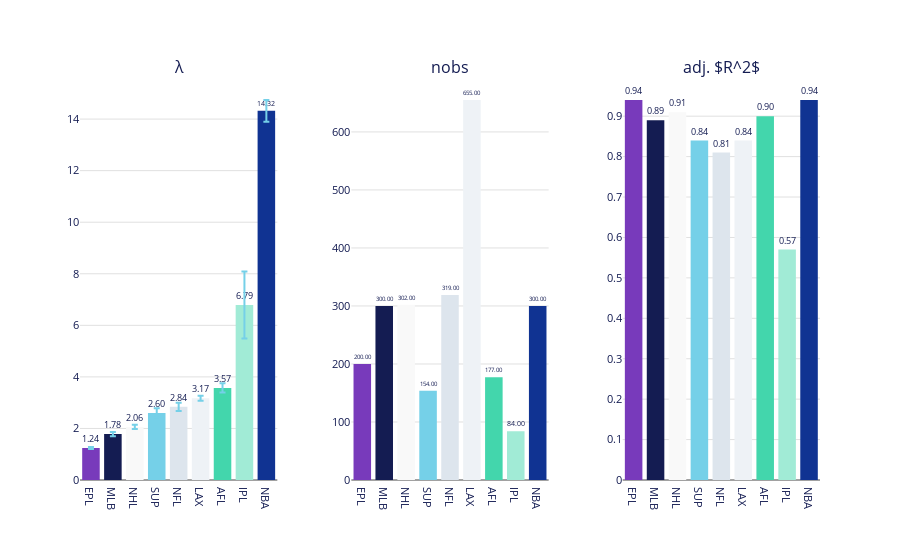

Here is the notebook cell this chart was saved with:
### Markdown cell above
### Figure 3a -- 2010 to 2019

### Code cell
# Prepare data for interactive Plotly version with error bars
ols_melted = ols.melt(['LEAGUE'])
# Add error column - only λ has error bars (2 * standard error)
ols_melted['error'] = ols_melted.apply(lambda row: 
    ols.loc[ols['LEAGUE'] == row['LEAGUE'], 'λ se'].iloc[0] * 2 
    if row['variable'] == 'λ' else None, axis=1)

# Create and display interactive Plotly version
fig = create_plotly_catplot(
    data=ols_melted,
    x_col="LEAGUE",
    y_col="value",
    hue_col="LEAGUE",
    col_col="variable",
    col_order=["λ", "nobs", "adj. $R^2$"],
    # title="Figure 3a. OLS Results by League, 2010-2019 Seasons",
    sharey=False,
    error_col="error",
    add_value_labels=True  # Show values on R^2 bars like the seaborn version
)

# Display interactive plot in notebook
fig.show()

# Export both HTML and JSON versions
export_plot(fig, "ols_results_catplot", "OLS Results by League")

### Figure 1 — Plotly figure (JSON) as saved in the notebook; plotly's stock layout.template omitted (floating-point values rounded to 4 significant figures)
{"data": [{"error_y": {"array": [0.04], "color": "#75D0E8", "thickness": 2, "type": "data", "visible": true, "width": 3}, "hovertemplate": "LEAGUE: EPL<br>LEAGUE: %{x}<br>value: %{y}<extra></extra>", "marker": {"color": "#783ABB"}, "name": "EPL", "showlegend": true, "text": [1.24], "textposition": "outside", "texttemplate": "%{text:.2f}", "type": "bar", "x": ["EPL"], "xaxis": "x", "y": [1.24], "yaxis": "y"}, {"error_y": {"array": [0.08], "color": "#75D0E8", "thickness": 2, "type": "data", "visible": true, "width": 3}, "hovertemplate": "LEAGUE: MLB<br>LEAGUE: %{x}<br>value: %{y}<extra></extra>", "marker": {"color": "#141C52"}, "name": "MLB", "showlegend": true, "text": [1.78], "textposition": "outside", "texttemplate": "%{text:.2f}", "type": "bar", "x": ["MLB"], "xaxis": "x", "y": [1.78], "yaxis": "y"}, {"error_y": {"array": [0.08], "color": "#75D0E8", "thickness": 2, "type": "data", "visible": true, "width": 3}, "hovertemplate": "LEAGUE: NHL<br>LEAGUE: %{x}<br>value: %{y}<extra></extra>", "marker": {"color": "#F9F9F9"}, "name": "NHL", "showlegend": true, "text": [2.06], "textposition": "outside", "texttemplate": "%{text:.2f}", "type": "bar", "x": ["NHL"], "xaxis": "x", "y": [2.06], "yaxis": "y"}, {"error_y": {"array": [0.18], "color": "#75D0E8", "thickness": 2, "type": "data", "visible": true, "width": 3}, "hovertemplate": "LEAGUE: SUP<br>LEAGUE: %{x}<br>value: %{y}<extra></extra>", "marker": {"color": "#75D0E8"}, "name": "SUP", "showlegend": true, "text": [2.6], "textposition": "outside", "texttemplate": "%{text:.2f}", "type": "bar", "x": ["SUP"], "xaxis": "x", "y": [2.6], "yaxis": "y"}, {"error_y": {"array": [0.16], "color": "#75D0E8", "thickness": 2, "type": "data", "visible": true, "width": 3}, "hovertemplate": "LEAGUE: NFL<br>LEAGUE: %{x}<br>value: %{y}<extra></extra>", "marker": {"color": "#DDE5ED"}, "name": "NFL", "showlegend": true, "text": [2.84], "textposition": "outside", "texttemplate": "%{text:.2f}", "type": "bar", "x": ["NFL"], "xaxis": "x", "y": [2.84], "yaxis": "y"}, {"error_y": {"array": [0.1], "color": "#75D0E8", "thickness": 2, "type": "data", "visible": true, "width": 3}, "hovertemplate": "LEAGUE: LAX<br>LEAGUE: %{x}<br>value: %{y}<extra></extra>", "marker": {"color": "#EEF2F6"}, "name": "LAX", "showlegend": true, "text": [3.17], "textposition": "outside", "texttemplate": "%{text:.2f}", "type": "bar", "x": ["LAX"], "xaxis": "x", "y": [3.17], "yaxis": "y"}, {"error_y": {"array": [0.18], "color": "#75D0E8", "thickness": 2, "type": "data", "visible": true, "width": 3}, "hovertemplate": "LEAGUE: AFL<br>LEAGUE: %{x}<br>value: %{y}<extra></extra>", "marker": {"color": "#43D6AC"}, "name": "AFL", "showlegend": true, "text": [3.57], "textposition": "outside", "texttemplate": "%{text:.2f}", "type": "bar", "x": ["AFL"], "xaxis": "x", "y": [3.57], "yaxis": "y"}, {"error_y": {"array": [1.3], "color": "#75D0E8", "thickness": 2, "type": "data", "visible": true, "width": 3}, "hovertemplate": "LEAGUE: IPL<br>LEAGUE: %{x}<br>value: %{y}<extra></extra>", "marker": {"color": "#A1EBD6"}, "name": "IPL", "showlegend": true, "text": [6.79], "textposition": "outside", "texttemplate": "%{text:.2f}", "type": "bar", "x": ["IPL"], "xaxis": "x", "y": [6.79], "yaxis": "y"}, {"error_y": {"array": [0.42], "color": "#75D0E8", "thickness": 2, "type": "data", "visible": true, "width": 3}, "hovertemplate": "LEAGUE: NBA<br>LEAGUE: %{x}<br>value: %{y}<extra></extra>", "marker": {"color": "#103392"}, "name": "NBA", "showlegend": true, "text": [14.32], "textposition": "outside", "texttemplate": "%{text:.2f}", "type": "bar", "x": ["NBA"], "xaxis": "x", "y": [14.32], "yaxis": "y"}, {"error_y": {"array": [NaN], "color": "#75D0E8", "thickness": 2, "type": "data", "visible": true, "width": 3}, "hovertemplate": "LEAGUE: EPL<br>LEAGUE: %{x}<br>value: %{y}<extra></extra>", "marker": {"color": "#783ABB"}, "name": "EPL", "showlegend": false, "text": [200.0], "textposition": "outside", "texttemplate": "%{text:.2f}", "type": "bar", "x": ["EPL"], "xaxis": "x2", "y": [200.0], "yaxis": "y2"}, {"error_y": {"array": [NaN], "color": "#75D0E8", "thickness": 2, "type": "data", "visible": true, "width": 3}, "hovertemplate": "LEAGUE: MLB<br>LEAGUE: %{x}<br>value: %{y}<extra></extra>", "marker": {"color": "#141C52"}, "name": "MLB", "showlegend": false, "text": [300.0], "textposition": "outside", "texttemplate": "%{text:.2f}", "type": "bar", "x": ["MLB"], "xaxis": "x2", "y": [300.0], "yaxis": "y2"}, {"error_y": {"array": [NaN], "color": "#75D0E8", "thickness": 2, "type": "data", "visible": true, "width": 3}, "hovertemplate": "LEAGUE: NHL<br>LEAGUE: %{x}<br>value: %{y}<extra></extra>", "marker": {"color": "#F9F9F9"}, "name": "NHL", "showlegend": false, "text": [302.0], "textposition": "outside", "texttemplate": "%{text:.2f}", "type": "bar", "x": ["NHL"], "xaxis": "x2", "y": [302.0], "yaxis": "y2"}, {"error_y": {"array": [NaN], "color": "#75D0E8", "thickness": 2, "type": "data", "visible": true, "width": 3}, "hovertemplate": "LEAGUE: SUP<br>LEAGUE: %{x}<br>value: %{y}<extra></extra>", "marker": {"color": "#75D0E8"}, "name": "SUP", "showlegend": false, "text": [154.0], "textposition": "outside", "texttemplate": "%{text:.2f}", "type": "bar", "x": ["SUP"], "xaxis": "x2", "y": [154.0], "yaxis": "y2"}, {"error_y": {"array": [NaN], "color": "#75D0E8", "thickness": 2, "type": "data", "visible": true, "width": 3}, "hovertemplate": "LEAGUE: NFL<br>LEAGUE: %{x}<br>value: %{y}<extra></extra>", "marker": {"color": "#DDE5ED"}, "name": "NFL", "showlegend": false, "text": [319.0], "textposition": "outside", "texttemplate": "%{text:.2f}", "type": "bar", "x": ["NFL"], "xaxis": "x2", "y": [319.0], "yaxis": "y2"}, {"error_y": {"array": [NaN], "color": "#75D0E8", "thickness": 2, "type": "data", "visible": true, "width": 3}, "hovertemplate": "LEAGUE: LAX<br>LEAGUE: %{x}<br>value: %{y}<extra></extra>", "marker": {"color": "#EEF2F6"}, "name": "LAX", "showlegend": false, "text": [655.0], "textposition": "outside", "texttemplate": "%{text:.2f}", "type": "bar", "x": ["LAX"], "xaxis": "x2", "y": [655.0], "yaxis": "y2"}, {"error_y": {"array": [NaN], "color": "#75D0E8", "thickness": 2, "type": "data", "visible": true, "width": 3}, "hovertemplate": "LEAGUE: AFL<br>LEAGUE: %{x}<br>value: %{y}<extra></extra>", "marker": {"color": "#43D6AC"}, "name": "AFL", "showlegend": false, "text": [177.0], "textposition": "outside", "texttemplate": "%{text:.2f}", "type": "bar", "x": ["AFL"], "xaxis": "x2", "y": [177.0], "yaxis": "y2"}, {"error_y": {"array": [NaN], "color": "#75D0E8", "thickness": 2, "type": "data", "visible": true, "width": 3}, "hovertemplate": "LEAGUE: IPL<br>LEAGUE: %{x}<br>value: %{y}<extra></extra>", "marker": {"color": "#A1EBD6"}, "name": "IPL", "showlegend": false, "text": [84.0], "textposition": "outside", "texttemplate": "%{text:.2f}", "type": "bar", "x": ["IPL"], "xaxis": "x2", "y": [84.0], "yaxis": "y2"}, {"error_y": {"array": [NaN], "color": "#75D0E8", "thickness": 2, "type": "data", "visible": true, "width": 3}, "hovertemplate": "LEAGUE: NBA<br>LEAGUE: %{x}<br>value: %{y}<extra></extra>", "marker": {"color": "#103392"}, "name": "NBA", "showlegend": false, "text": [300.0], "textposition": "outside", "texttemplate": "%{text:.2f}", "type": "bar", "x": ["NBA"], "xaxis": "x2", "y": [300.0], "yaxis": "y2"}, {"error_y": {"array": [NaN], "color": "#75D0E8", "thickness": 2, "type": "data", "visible": true, "width": 3}, "hovertemplate": "LEAGUE: EPL<br>LEAGUE: %{x}<br>value: %{y}<extra></extra>", "marker": {"color": "#783ABB"}, "name": "EPL", "showlegend": false, "text": [0.94], "textposition": "outside", "texttemplate": "%{text:.2f}", "type": "bar", "x": ["EPL"], "xaxis": "x3", "y": [0.94], "yaxis": "y3"}, {"error_y": {"array": [NaN], "color": "#75D0E8", "thickness": 2, "type": "data", "visible": true, "width": 3}, "hovertemplate": "LEAGUE: MLB<br>LEAGUE: %{x}<br>value: %{y}<extra></extra>", "marker": {"color": "#141C52"}, "name": "MLB", "showlegend": false, "text": [0.89], "textposition": "outside", "texttemplate": "%{text:.2f}", "type": "bar", "x": ["MLB"], "xaxis": "x3", "y": [0.89], "yaxis": "y3"}, {"error_y": {"array": [NaN], "color": "#75D0E8", "thickness": 2, "type": "data", "visible": true, "width": 3}, "hovertemplate": "LEAGUE: NHL<br>LEAGUE: %{x}<br>value: %{y}<extra></extra>", "marker": {"color": "#F9F9F9"}, "name": "NHL", "showlegend": false, "text": [0.91], "textposition": "outside", "texttemplate": "%{text:.2f}", "type": "bar", "x": ["NHL"], "xaxis": "x3", "y": [0.91], "yaxis": "y3"}, {"error_y": {"array": [NaN], "color": "#75D0E8", "thickness": 2, "type": "data", "visible": true, "width": 3}, "hovertemplate": "LEAGUE: SUP<br>LEAGUE: %{x}<br>value: %{y}<extra></extra>", "marker": {"color": "#75D0E8"}, "name": "SUP", "showlegend": false, "text": [0.84], "textposition": "outside", "texttemplate": "%{text:.2f}", "type": "bar", "x": ["SUP"], "xaxis": "x3", "y": [0.84], "yaxis": "y3"}, {"error_y": {"array": [NaN], "color": "#75D0E8", "thickness": 2, "type": "data", "visible": true, "width": 3}, "hovertemplate": "LEAGUE: NFL<br>LEAGUE: %{x}<br>value: %{y}<extra></extra>", "marker": {"color": "#DDE5ED"}, "name": "NFL", "showlegend": false, "text": [0.81], "textposition": "outside", "texttemplate": "%{text:.2f}", "type": "bar", "x": ["NFL"], "xaxis": "x3", "y": [0.81], "yaxis": "y3"}, {"error_y": {"array": [NaN], "color": "#75D0E8", "thickness": 2, "type": "data", "visible": true, "width": 3}, "hovertemplate": "LEAGUE: LAX<br>LEAGUE: %{x}<br>value: %{y}<extra></extra>", "marker": {"color": "#EEF2F6"}, "name": "LAX", "showlegend": false, "text": [0.84], "textposition": "outside", "texttemplate": "%{text:.2f}", "type": "bar", "x": ["LAX"], "xaxis": "x3", "y": [0.84], "yaxis": "y3"}, {"error_y": {"array": [NaN], "color": "#75D0E8", "thickness": 2, "type": "data", "visible": true, "width": 3}, "hovertemplate": "LEAGUE: AFL<br>LEAGUE: %{x}<br>value: %{y}<extra></extra>", "marker": {"color": "#43D6AC"}, "name": "AFL", "showlegend": false, "text": [0.9], "textposition": "outside", "texttemplate": "%{text:.2f}", "type": "bar", "x": ["AFL"], "xaxis": "x3", "y": [0.9], "yaxis": "y3"}, {"error_y": {"array": [NaN], "color": "#75D0E8", "thickness": 2, "type": "data", "visible": true, "width": 3}, "hovertemplate": "LEAGUE: IPL<br>LEAGUE: %{x}<br>value: %{y}<extra></extra>", "marker": {"color": "#A1EBD6"}, "name": "IPL", "showlegend": false, "text": [0.57], "textposition": "outside", "texttemplate": "%{text:.2f}", "type": "bar", "x": ["IPL"], "xaxis": "x3", "y": [0.57], "yaxis": "y3"}, {"error_y": {"array": [NaN], "color": "#75D0E8", "thickness": 2, "type": "data", "visible": true, "width": 3}, "hovertemplate": "LEAGUE: NBA<br>LEAGUE: %{x}<br>value: %{y}<extra></extra>", "marker": {"color": "#103392"}, "name": "NBA", "showlegend": false, "text": [0.94], "textposition": "outside", "texttemplate": "%{text:.2f}", "type": "bar", "x": ["NBA"], "xaxis": "x3", "y": [0.94], "yaxis": "y3"}], "layout": {"annotations": [{"font": {"size": 16}, "showarrow": false, "text": "λ", "x": 0.1333, "xanchor": "center", "xref": "paper", "y": 1, "yanchor": "bottom", "yref": "paper"}, {"font": {"size": 16}, "showarrow": false, "text": "nobs", "x": 0.5, "xanchor": "center", "xref": "paper", "y": 1, "yanchor": "bottom", "yref": "paper"}, {"font": {"size": 16}, "showarrow": false, "text": "adj. $R^2$", "x": 0.8667, "xanchor": "center", "xref": "paper", "y": 1, "yanchor": "bottom", "yref": "paper"}], "font": {"size": 12}, "margin": {"b": 80, "l": 80, "r": 80, "t": 80}, "showlegend": false, "title": {}, "xaxis": {"anchor": "y", "domain": [0, 0.2667], "title": {"text": ""}}, "xaxis2": {"anchor": "y2", "domain": [0.3667, 0.6333], "title": {"text": ""}}, "xaxis3": {"anchor": "y3", "domain": [0.7333, 1], "title": {"text": ""}}, "yaxis": {"anchor": "x", "domain": [0, 1], "title": {"text": ""}}, "yaxis2": {"anchor": "x2", "domain": [0, 1], "title": {"text": ""}}, "yaxis3": {"anchor": "x3", "domain": [0, 1], "title": {"text": ""}}}}
